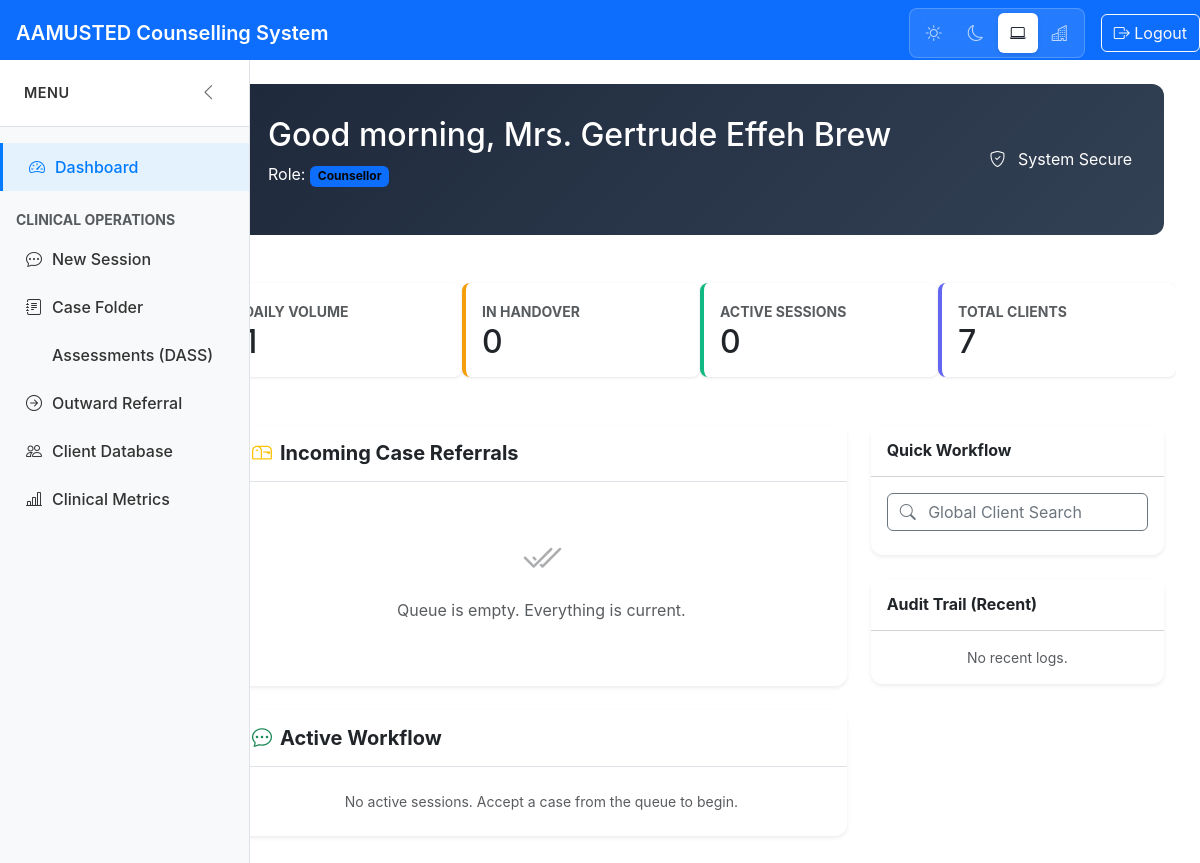
/dashboard (signed in), run on an earlier commit of the app's database.
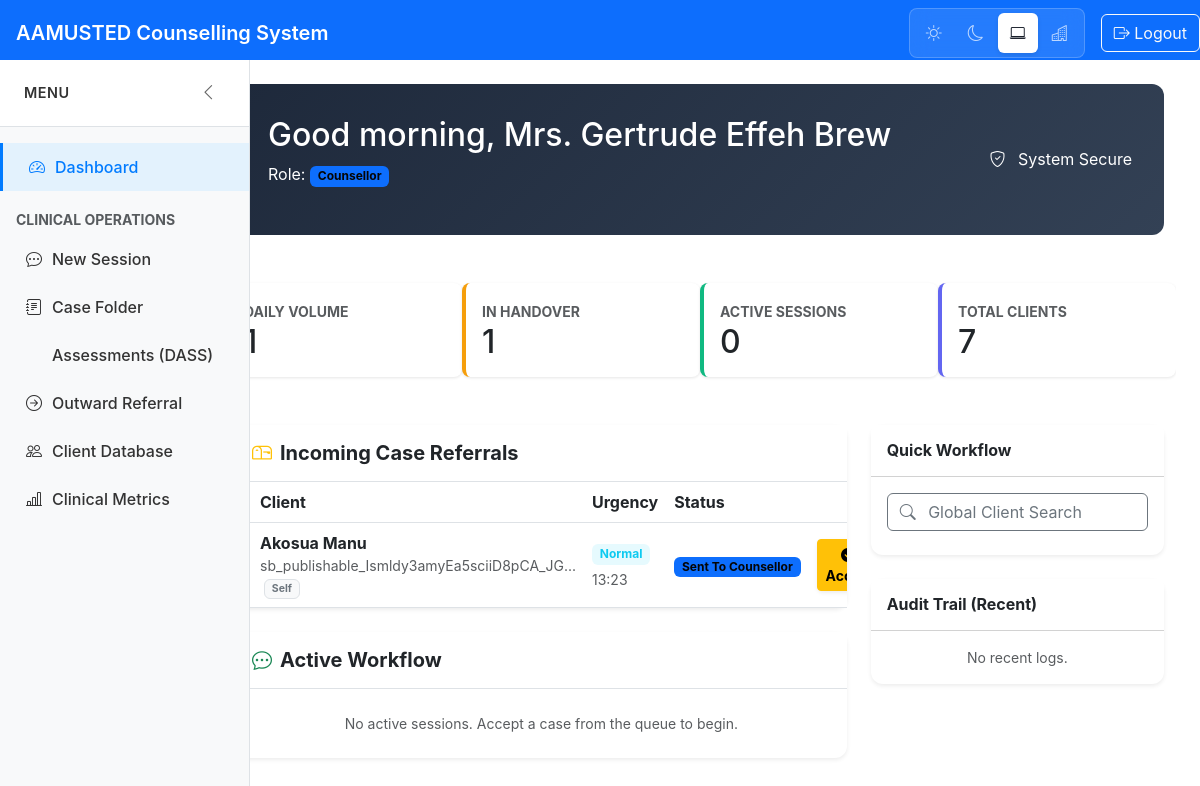
And on a later commit of the database.
### tables this page shows
CREATE TABLE Appointment (
            id INTEGER PRIMARY KEY AUTOINCREMENT,
            student_id INTEGER,
            Counsellor_id INTEGER,
            date DATE NOT NULL,
            time TIME NOT NULL,
            purpose TEXT,
            status TEXT DEFAULT 'scheduled',
            created_at TIMESTAMP DEFAULT CURRENT_TIMESTAMP, urgency TEXT, referral_source TEXT, checked_in_at TIMESTAMP, sent_to_counsellor_at TIMESTAMP, accepted_at TIMESTAMP, completed_at TIMESTAMP, referral_reason TEXT, updated_at TIMESTAMP, last_modified_by TEXT, is_deleted BOOLEAN DEFAULT 0, sync_status TEXT DEFAULT 'pending', global_id TEXT,
            FOREIGN KEY (student_id) REFERENCES Student(id),
            FOREIGN KEY (Counsellor_id) REFERENCES Counselor(id)
        );

CREATE TABLE "Student" (
	"id"	INTEGER,
	"name"	TEXT NOT NULL UNIQUE,
	"age"	INTEGER,
	"gender"	INTEGER,
	"program"	TEXT,
	"contact"	TEXT,
	"created_at"	TIMESTAMP DEFAULT CURRENT_TIMESTAMP,
	"index_number"	TEXT,
	"department"	TEXT,
	"programme"	TEXT,
	"parent_contact"	INTEGER, faculty TEXT, hall_of_residence TEXT, updated_at TIMESTAMP, last_modified_by TEXT, is_deleted BOOLEAN DEFAULT 0, sync_status TEXT DEFAULT 'pending', global_id TEXT,
	PRIMARY KEY("id")
);

### AAMUSTED_Counselling_Deployment_Package/app.py (the view)
@app.route('/dashboard')
@login_required
def dashboard():
    try:
        user_role = session.get('role', 'Counsellor')
        user_name = session.get('full_name', 'Counsellor')
        show_welcome_message = session.pop('first_visit_today', False)
        ensure_database_initialized()
        conn = get_db_connection()
        if conn is None:
            flash('Database connection failed. Please restart the application.', 'error')
            return redirect(url_for('welcome'))
        stats = {
            'total_students': 0,
            'today_count': 0,
            'total_sessions': 0,
            'sent_to_counsellor': 0,
            'in_session': 0
        }
        today_appts = []
        pending_action = []  # Role-specific workload
        recent_activity = []
        try:
            stats['total_students'] = conn.execute('SELECT COUNT(*) FROM Student').fetchone()[0]
            stats['today_count'] = conn.execute("SELECT COUNT(*) FROM Appointment WHERE date = DATE('now')").fetchone()[0]
            stats['total_sessions'] = conn.execute('SELECT COUNT(*) FROM session').fetchone()[0]
            stats['total_users'] = conn.execute('SELECT COUNT(*) FROM users').fetchone()[0]
            stats['sent_to_counsellor'] = conn.execute("SELECT COUNT(*) FROM Appointment WHERE status = 'Sent to Counsellor'").fetchone()[0]
            stats['in_session'] = conn.execute("SELECT COUNT(*) FROM Appointment WHERE status = 'In Session'").fetchone()[0]
        except Exception as e:
            print(f"[DASHBOARD] Stats error: {e}")
        if user_role == 'Secretary' or user_role == 'Admin':
            try:
                pending_action = conn.execute('''
                    SELECT a.*, s.name as student_name
                    FROM Appointment a JOIN Student s ON a.student_id = s.id
                    WHERE a.status = 'Scheduled'
                    ORDER BY a.date ASC, a.time ASC
                ''').fetchall()
                recent_activity = conn.execute('''
                    SELECT a.*, s.name as student_name
                    FROM Appointment a JOIN Student s ON a.student_id = s.id
                    WHERE a.status = 'Sent to Counsellor'
                    ORDER BY a.created_at DESC LIMIT 5
                ''').fetchall()
            except Exception as e:
                print(f"[DASHBOARD] Workload query error: {e}")
        elif user_role == 'Counsellor':
            try:
                pending_action = conn.execute('''
                    SELECT a.*, s.name as student_name
                    FROM Appointment a JOIN Student s ON a.student_id = s.id
                    WHERE a.status = 'Sent to Counsellor'
                    ORDER BY a.date ASC, a.time ASC
                ''').fetchall()
                today_appts = conn.execute('''
                    SELECT a.*, s.name as student_name
                    FROM Appointment a JOIN Student s ON a.student_id = s.id
                    WHERE a.status = 'In Session'
                    ORDER BY a.time ASC
                ''').fetchall()
            except Exception as e:
                print(f"[DASHBOARD] Counsellor query error: {e}")
        current_hour = datetime.now().hour
        if current_hour < 12:
            time_greeting = "Good morning"
        elif current_hour < 17:
            time_greeting = "Good afternoon"
        else:
            time_greeting = "Good evening"
        greeting = f"{time_greeting}, {user_name}"
        if show_welcome_message:
            greeting += " - Welcome Back! 👋"
        try:
            conn.close()
        except:
            pass
        if user_role == 'Admin':
            return render_template('admin_dashboard.html',
                                stats=stats,
                                greeting=greeting,
                                pending_action=pending_action,
                                recent_activity=recent_activity,
                                show_welcome_message=show_welcome_message)
        else:
            return render_template('dashboard.html',
                                role=user_role,
                                greeting=greeting,
                                stats=stats,
                                today_appts=today_appts,
                                pending_action=pending_action,
                                recent_activity=recent_activity,
                                show_welcome_message=show_welcome_message)
    except Exception as e:
        print(f"[DASHBOARD] Critical error: {e}")
        import traceback
        traceback.print_exc()
        return redirect(url_for('welcome'))

### AAMUSTED_Counselling_Deployment_Package/app.py (called while the page is built, shortened)
def ensure_database_initialized():
    global _db_initialization_lock, _db_initialized
    if _db_initialized:
        return

@app.context_processor
def inject_now():
    return {'now': datetime.utcnow()}

def login_required(f):
    @wraps(f)
    def decorated_function(*args, **kwargs):
        if 'logged_in' not in session:
            return redirect(url_for('welcome'))
        return f(*args, **kwargs)
    return decorated_function

### AAMUSTED_Counselling_Deployment_Package/templates/dashboard.html (shortened to what the changed rows need)
{% extends "base.html" %}
{% block content %}
<div class="container-fluid py-4">
    <div class="row mb-4">
        <div class="col-12">
            <div class="welcome-header" style="background: linear-gradient(135deg, #1e293b 0%, #334155 100%);">
                <div class="d-flex justify-content-between align-items-center flex-wrap">
                    <div>
                        <h2 class="welcome-title mb-2">{{ greeting }}</h2>
                    </div>
                </div>
            </div>
        </div>
    </div>
    <div class="row g-4 mb-4">
        <div class="col-md-3">
            <div class="stat-card" style="border-left: 4px solid #3b82f6;">
                <div class="stat-card-body p-3">
                    <h2 class="mb-0">{{ stats.today_count }}</h2>
                </div>
            </div>
        </div>
        <div class="col-md-3">
            <div class="stat-card" style="border-left: 4px solid #f59e0b;">
                <div class="stat-card-body p-3">
                    <small class="text-muted text-uppercase fw-bold">In Handover</small>
                    <h2 class="mb-0">{{ stats.sent_to_counsellor }}</h2>
                </div>
            </div>
        </div>
        <div class="col-md-3">
            <div class="stat-card" style="border-left: 4px solid #10b981;">
                <div class="stat-card-body p-3">
                    <h2 class="mb-0">{{ stats.in_session }}</h2>
                </div>
            </div>
        </div>
        <div class="col-md-3">
            <div class="stat-card" style="border-left: 4px solid #6366f1;">
                <div class="stat-card-body p-3">
                    <h2 class="mb-0">{{ stats.total_students }}</h2>
                </div>
            </div>
        </div>
    </div>
    <div class="row g-4">
        <div class="col-lg-8">
            <div class="card shadow-sm border-0">
                <div class="card-body p-0">
                    {% if pending_action %}
                    <div class="table-responsive">
                        <table class="table table-hover align-middle mb-0">
                            <thead class="bg-light">
                                <tr>
                                    <th class="ps-4">Client</th>
                                    <th>Urgency</th>
                                    <th>Status</th>
                                    <th class="text-end pe-4">Action</th>
                                </tr>
                            </thead>
                            <tbody>
                                {% for item in pending_action %}
                                <tr>
                                    <td class="ps-4">
                                        <div class="fw-bold">{{ item.student_name }}</div>
                                        <div class="small">
                                            <span class="text-muted">{{ item.purpose[:40] }}...</span>
                                            {% if item.referral_source %}
                                            <span class="badge bg-light text-secondary border ms-1">{{
                                                item.referral_source }}</span>
                                            {% endif %}
                                        </div>
                                    </td>
                                    <td>
                                        {% if item.urgency == 'Crisis' %}
                                        <span class="badge bg-danger blink-soft">CRISIS</span>
                                        {% elif item.urgency == 'Urgent' %}
                                        <span class="badge bg-warning text-dark">Urgent</span>
                                        {% else %}
                                        <span class="badge bg-info bg-opacity-10 text-info">Normal</span>
                                        {% endif %}
                                        <div class="small text-muted mt-1">{{ item.time }}</div>
                                    </td>
                                    <td>
                                        <span
                                            class="badge {% if item.status == 'Scheduled' %}bg-secondary{% else %}bg-primary{% endif %}">
                                            {{ item.status.replace('_', ' ').title() }}
                                        </span>
                                    </td>
                                    <td class="text-end pe-4">
                                        {% if (role == 'Secretary' or role == 'Admin') and item.status == 'Scheduled' %}
                                        <a href="{{ url_for('update_appt_status', appt_id=item.id, new_status='Sent to Counsellor') }}"
                                            class="btn btn-primary btn-sm px-3 fw-bold shadow-sm">
                                            <i class="bi bi-send-fill me-2"></i> SEND HANDOVER
                                        </a>
                                        {% elif item.status|lower == 'sent to counsellor' %}
                                        {% if role in ['Counsellor', 'Counselor', 'Admin'] %}
                                        <div class="btn-group shadow-sm">
                                            <a href="{{ url_for('update_appt_status', appt_id=item.id, new_status='In Session') }}"
                                                class="btn btn-warning btn-sm fw-bold">
                                                <i class="bi bi-check-circle-fill me-1"></i> Accept
                                            </a>
                                        </div>
                                        {% endif %}
                                        {% endif %}
                                    </td>
                                </tr>
                                {% endfor %}
                            </tbody>
                        </table>
                    </div>
                    {% else %}
                    <div class="text-center py-5">
                        <i class="bi bi-check2-all fs-1 text-muted opacity-50"></i>
                        <p class="mt-2 text-muted">Queue is empty. Everything is current.</p>
                    </div>
                    {% endif %}
                </div>
            </div>
        </div>
    </div>
</div>
{% endblock %}

What changed in the data, as far as the page shows it:
added Appointment: student_name "Akosua Manu", purpose "sb_publishable_Ismldy3amyEa5sciiD8pCA_JG", referral_source "Self", urgency "Normal", time "13:23", status.replace "Sent To Counsellor"
Also different on the page:
{{ stats.sent_to_counsellor }}: "0" → "1"
text no longer shown: "Queue is empty. Everything is current."
text now shown: "Client Urgency Status"
